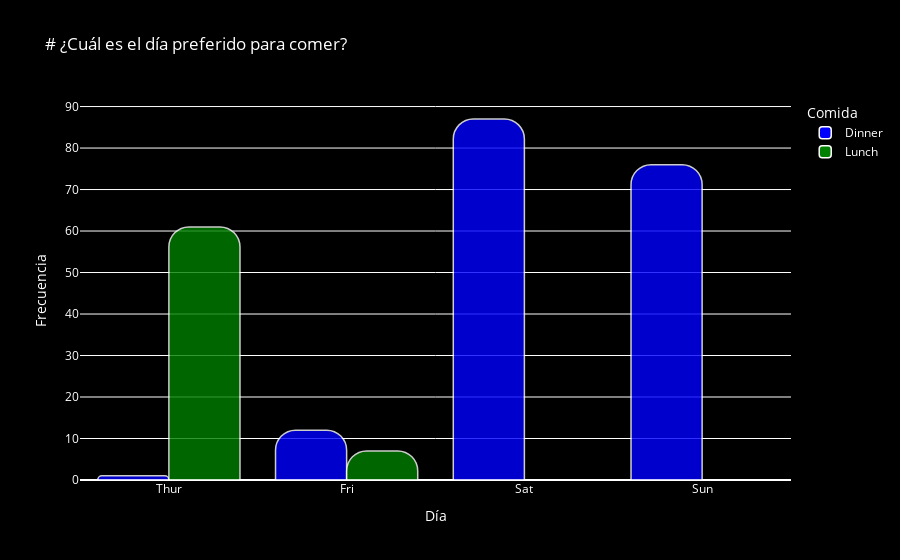

Source (notebook cell):
### Code cell
# Aggregate data by day and time
day_counts = df.groupby(['day', 'time']).size().reset_index(name='count')

# Sort by day to have a consistent order
day_order = ['Mon', 'Tue', 'Wed', 'Thur', 'Fri', 'Sat', 'Sun']
day_counts['day'] = pd.Categorical(day_counts['day'], categories=day_order, ordered=True)
day_counts = day_counts.sort_values(['day', 'time'])

# Create a bar chart using Plotly
fig = px.bar(day_counts, x='day', y='count', color='time',
             title='# ¿Cuál es el día preferido para comer?',
             labels={'count': 'Frecuencia', 'day': 'Día', 'time': 'Comida'},
             color_discrete_map={'Dinner': 'blue', 'Lunch': 'green'},
             barmode='group')  # Use 'group' to group bars

# Update layout for a black background
fig.update_layout(
    plot_bgcolor='black',
    paper_bgcolor='black',
    font_color='white',
    title_font_color='white',
    legend_title_font_color='white',
)

# Customize bars with rounded corners
fig.update_traces(marker=dict(line=dict(color='white', width=1.5), opacity=0.8))

# Add rounded corners to bars using cornerradius
for trace in fig.data:
    trace.marker.update(cornerradius=20)

# Show the plot
fig.show()

### Figure 1 — Plotly figure (JSON) as saved in the notebook; plotly's stock layout.template omitted (floating-point values rounded to 4 significant figures)
{"data": [{"alignmentgroup": "True", "hovertemplate": "Comida=Dinner<br>Día=%{x}<br>Frecuencia=%{y}<extra></extra>", "legendgroup": "Dinner", "marker": {"color": "blue", "cornerradius": 20, "line": {"color": "white", "width": 1.5}, "opacity": 0.8, "pattern": {"shape": ""}}, "name": "Dinner", "offsetgroup": "Dinner", "orientation": "v", "showlegend": true, "textposition": "auto", "type": "bar", "x": ["Thur", "Fri", "Sat", "Sun"], "xaxis": "x", "y": [1, 12, 87, 76], "yaxis": "y"}, {"alignmentgroup": "True", "hovertemplate": "Comida=Lunch<br>Día=%{x}<br>Frecuencia=%{y}<extra></extra>", "legendgroup": "Lunch", "marker": {"color": "green", "cornerradius": 20, "line": {"color": "white", "width": 1.5}, "opacity": 0.8, "pattern": {"shape": ""}}, "name": "Lunch", "offsetgroup": "Lunch", "orientation": "v", "showlegend": true, "textposition": "auto", "type": "bar", "x": ["Thur", "Fri"], "xaxis": "x", "y": [61, 7], "yaxis": "y"}], "layout": {"autosize": true, "barmode": "group", "font": {"color": "white"}, "legend": {"title": {"font": {"color": "white"}, "text": "Comida"}, "tracegroupgap": 0}, "paper_bgcolor": "black", "plot_bgcolor": "black", "title": {"font": {"color": "white"}, "text": "# ¿Cuál es el día preferido para comer?"}, "xaxis": {"anchor": "y", "autorange": true, "domain": [0, 1], "range": [-0.5, 3.5], "title": {"text": "Día"}, "type": "category"}, "yaxis": {"anchor": "x", "autorange": true, "domain": [0, 1], "range": [0, 91.58], "title": {"text": "Frecuencia"}, "type": "linear"}}}
